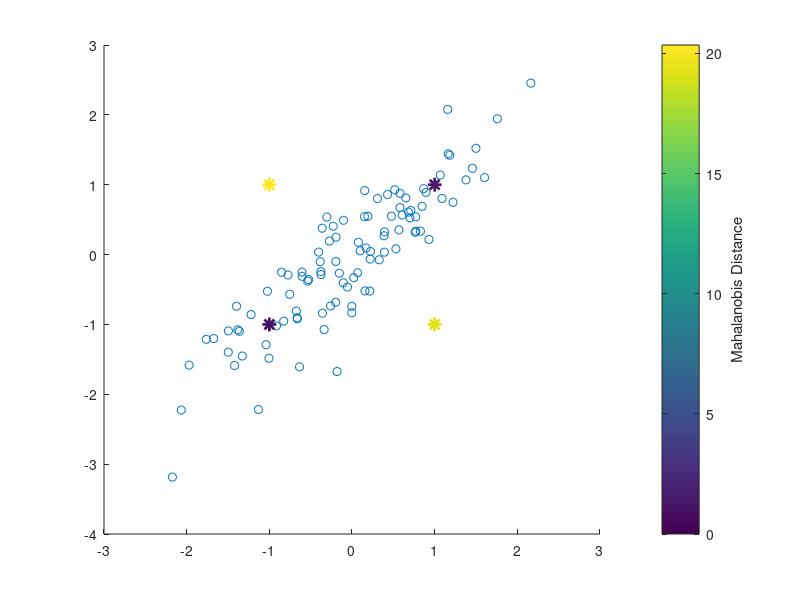

The MATLAB source for this figure: (Note: this script raises an error after producing the figure.)
%% Mahalanobis distance
% generate correlated bivariate data
X = mvnrnd( [0;0], [1 .9; .9 1], 100 ); % random vectors from the multivariate normal distribution

% input observations
Y = [ 1 1; 1 -1; -1 1; -1 -1 ]; 

% compute the mahalanobis distance of observations in Y from the reference sample in X
d1 = mahal(Y,X); % mahalanobis distance which takes the covariance of data into account

% compute their squared euclidean distances from the mean of X for a comparison
d2 = sum((Y-repmat(mean(X),4,1)).^2, 2); % euclidean distance agnostic to the covariance of the data

% plot the observations with Y values colored according to the Mahalanobis distance 
scatter(X(:,1),X(:,2)) % scatter the reference observations
hold on
scatter(Y(:,1),Y(:,2),100,d1,'*','LineWidth',2) % scatter the input observations with the size and color of the asterisks specified
hb = colorbar;
ylabel(hb,'Mahalanobis Distance')
legend('X','Y','Location','NW')





